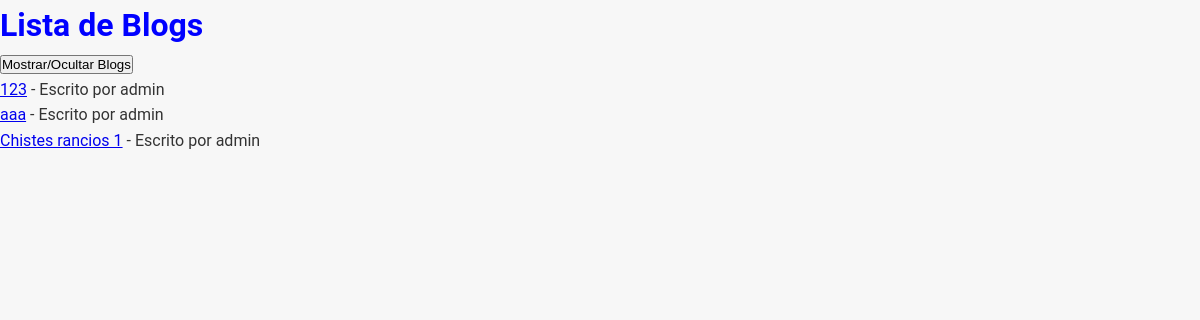
The page /blog/ on the database as committed earlier.
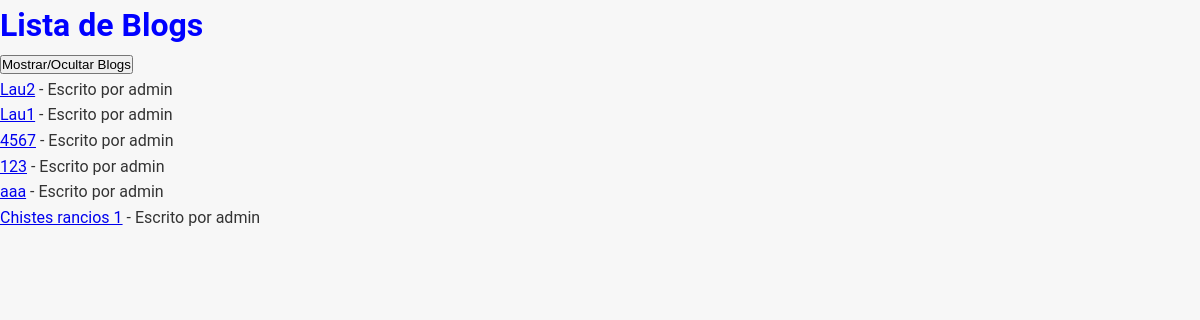
The same page on the database as committed later.
### blog/models.py (models this page shows)
class Blog(models.Model):
    CATEGORY_CHOICES = [
        ('Política', 'Política'),
        ('Tecnología', 'Tecnología'),
        ('Ciencia', 'Ciencia'),
        ('Humor', 'Humor'),
    ]
    title = models.CharField(max_length=200)
    subtitle = models.CharField(max_length=200)
    body = RichTextField()
    author = models.ForeignKey(
        settings.AUTH_USER_MODEL,
        on_delete=models.CASCADE
    )
    date = models.DateTimeField(auto_now_add=True)
    image = models.ImageField(upload_to='blog_images/')
    category = models.CharField(max_length=100, choices=CATEGORY_CHOICES, default='Humor')

### accounts/models.py (models this page shows)
class CustomUser(AbstractUser):
    profile_image = models.ImageField(upload_to='profile_images/', blank=True, null=True)
    description = models.TextField(blank=True, null=True)
    website = models.URLField(blank=True, null=True)

### blog/views.py (the view)
# urls.py: path('', views.blog_list, name='blog_list'),
def blog_list(request):
    blogs = Blog.objects.all().order_by('-date')
    return render(request, 'blog/blog_list.html', {'blogs': blogs})

### blog/templates/blog/blog_list.html (shortened to what this page needs)
{% load static %}
<!DOCTYPE html>
<html>
<head>
    <link rel="stylesheet" href="{% static 'css/style.css' %}">
</head>
<body>
    <h1>Lista de Blogs</h1>
    <button id="toggleContentButton">Mostrar/Ocultar Blogs</button>
    <div id="toggleContent">
        <ul>
            {% for blog in blogs %}
                <li>
                    <a href="{% url 'blog_detail' pk=blog.pk %}">{{ blog.title }}</a>
                    - Escrito por {{ blog.author }}
                </li>
            {% empty %}
                <li>No hay blogs aún.</li>
            {% endfor %}
        </ul>
    </div>
</body>
</html>

### static/css/style.css (style rules this page uses)
* { margin: 0; padding: 0; box-sizing: border-box; }
body { font-family: 'Roboto', sans-serif; background-color: #f7f7f7; color: #333; line-height: 1.6; }

Rows that differ between the two databases and show on the page:
added Blog: title "Lau2", author "admin"
added Blog: title "Lau1", author "admin"
added Blog: title "4567", author "admin"
